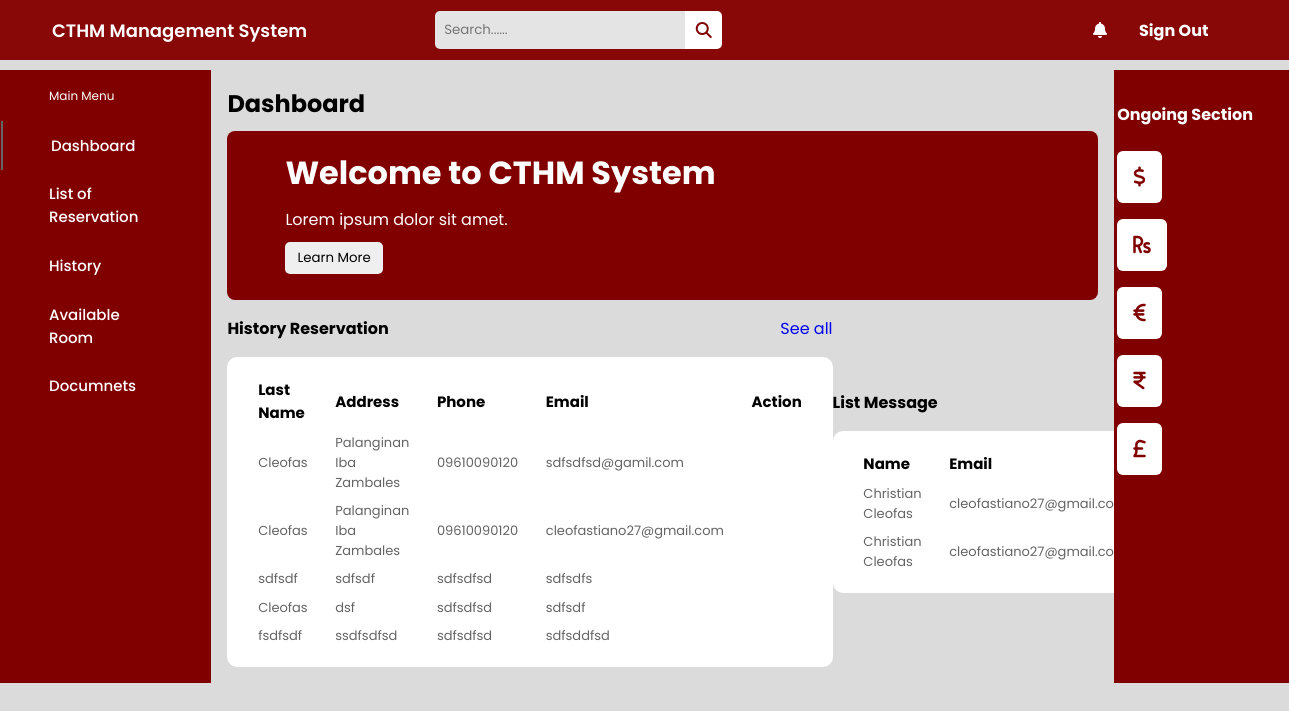
The app's page /Dashboard/dashboard/ with its own data.
### HomePage/models.py (models this page shows, shortened)
class Reservation(models.Model):
    fname = models.CharField(max_length=50)
    lname = models.CharField(max_length=50)
    address = models.CharField(max_length=70)
    city = models.CharField(max_length=70)
    province = models.CharField(max_length=70)
    postal = models.CharField(max_length=50)
    birthday = models.CharField(max_length=50)
    gender = models.CharField(max_length=50)
    email = models.CharField(max_length=50)
    phone = models.CharField(max_length=50)

class Contact(models.Model):
    name = models.CharField(max_length=50)
    email = models.CharField(max_length=50)
    message = models.TextField(max_length=100)

### Dashboard/views.py (the view)
# urls.py: path('dashboard/', views.dashboard, name='dashboard'),
def dashboard(request):
    return render(request, 'Dashboard/dashboard.html', {
        'reservation': Reservation.objects.all(),
        'contact': Contact.objects.all(),
    })

### Dashboard/templates/Dashboard/dashboard.html (shortened to what this page needs)
{% load static %}
<!DOCTYPE html>
<html lang="en">
<head>
  <link rel="stylesheet" href="{% static 'css/dashboards.css' %}">
  <link rel="stylesheet" href="https://cdnjs.cloudflare.com/ajax/libs/font-awesome/6.2.0/css/all.min.css" />
</head>
<body>
  <header class="header">
    <div class="logo">
      <a href="#">CTHM Management System</a>
      <div class="search_box">
        <input type="text" placeholder="Search......">
        <i class="fa-sharp fa-solid fa-magnifying-glass"></i>
      </div>
    </div>
    <div class="header-icons">
      <i class="fas fa-bell"></i>
      <div class="account">
        <h4>Sign Out</h4>
      </div>
    </div>
  </header>
  <div class="container">
    <nav style="background-color: maroon;">
      <div class="side_navbar" style="color: #ffff;">
        <span style="color: #fff;">Main Menu</span>
        <a style="color: #ffff;" href="#" class="active">Dashboard</a>
        <a style="color: #ffff;" href="#">List of Reservation</a>
        <a style="color: #ffff;" href="#">History</a>
        <a style="color: #ffff;" href="#">Available Room</a>
        <a style="color: #ffff;" href="#">Documnets</a>
      </div>
    </nav>
    <div class="main-body">
      <h2>Dashboard</h2>
      <div class="promo_card">
        <h1>Welcome to CTHM System</h1>
        <span>Lorem ipsum dolor sit amet.</span>
        <button>Learn More</button>
      </div>
      <div class="history_lists">
        <div class="list1">
              <div class="row">
                  <h4>History Reservation</h4>
                  <a href="#">See all</a>
            </div>
            <table>
                <thead>
                    <tr>
                        <th>Last Name</th>
                        <th>Address</th>
                        <th>Phone</th>
                        <th>Email</th>
                        <th>Action</th>
                    </tr>
                </thead>
            {% if reservation %}
            <tbody>
              {% for item in reservation %}
              <tr>
                <td>{{ item.lname }}</td>
                <td>{{ item.address }}</td>
                <td>{{ item.phone }}</td>
                <td>{{ item.email }}</td>
              </tr>
              {% endfor %}
            </tbody>
            {% endif %}
          </table>
    </div>
        <div class="list2">
          <div class="row">
            <h4>List Message</h4>
            <a href="#">See all</a>
          </div>
          <table>
            <thead>
              <tr>
                <th>Name</th>
                <th>Email</th>
                <th>Message</th>
              </tr>
            </thead>
            {% if contact %}
            <tbody>
            {% for item in contact %}
              <tr>
                <td>{{ item.name }}</td>
                <td>{{ item.email }}</td>
                <td>{{ item.message }}</td>
              </tr>
            {% endfor %}
            </tbody>
            {% endif %}
          </table>
        </div>
      </div>
    </div>
    <div class="sidebar">
      <h4>Ongoing Section</h4>
      <div class="balance">
        <i class="fas fa-dollar icon"></i>
      </div>
      <div class="balance">
        <i class="fa-solid fa-rupee-sign icon"></i>
      </div>
      <div class="balance">
        <i class="fas fa-euro icon"></i>
      </div>
      <div class="balance">
        <i class="fa-solid fa-indian-rupee-sign icon"></i>
      </div>
      <div class="balance">
        <i class="fa-solid fa-sterling-sign icon"></i>
      </div>
    </div>
  </div>
</body>
</html>

### static/css/dashboards.css (style rules this page uses)
* { margin: 0; padding: 0; border: none; outline: none; text-decoration: none; box-sizing: border-box; font-family: "Poppins", sans-serif; }
body { background: rgb(219, 219, 219); }
.header { display: flex; align-items: center; justify-content: space-between; height: 60px; padding: 20px; background: rgb(136, 7, 7); }
.header .logo > a { color: #fff; }
.logo { display: flex; align-items: center; }
.logo a { color: #000; font-size: 18px; font-weight: 600; margin: 2rem 8rem 2rem 2rem; }
.search_box { display: flex; align-items: center; }
.search_box input { padding: 9px; width: 250px; background: rgb(228, 228, 228); border-top-left-radius: 5px; border-bottom-left-radius: 5px; }
.search_box i { padding: 0.66rem; cursor: pointer; color: maroon; background: #fff; border-top-right-radius: 5px; border-bottom-right-radius: 5px; }
.header-icons h4 { color: #fff; }
.header-icons { display: flex; align-items: center; }
.header-icons i { margin-right: 2rem; cursor: pointer; color: #fff; }
.header-icons .account { width: 130px; display: flex; align-items: center; justify-content: space-between; }
.container { margin-top: 10px; display: flex; justify-content: space-between; }
nav { background-color: maroon; }
.side_navbar { padding: 1px; display: flex; flex-direction: column; }
.side_navbar span { color: #fff; margin: 1rem 3rem; font-size: 12px; }
.side_navbar a { width: 100%; padding: 0.8rem 3rem; font-weight: 500; font-size: 15px; color: rgb(100, 100, 100); }
.side_navbar .active { border-left: 2px solid rgb(100, 100, 100); }
.main-body { width: 70%; padding: 1rem; }
.promo_card { width: 100%; color: #fff; margin-top: 10px; border-radius: 8px; padding: 0.5rem 1rem 1rem 3rem; background: maroon; }
.promo_card h1, .promo_card span, button { margin: 10px; }
.promo_card button { display: block; padding: 6px 12px; border-radius: 5px; cursor: pointer; }
.history_lists { display: flex; align-items: center; justify-content: space-between; }
.row { display: flex; justify-content: space-between; align-items: center; margin: 1rem 0; }
table { background: #fff; padding: 1rem; text-align: left; border-radius: 10px; }
table td, th { padding: 0.2rem 0.8rem; }
table th { font-size: 15px; }
table td { font-size: 13px; color: rgb(100, 100, 100); }
.sidebar { width: 15%; padding: 2rem 0.22rem; background-color: maroon; }
.sidebar h4 { margin-bottom: 1.5rem; color: #ffffff; }
.sidebar .balance { display: flex; align-items: center; margin-bottom: 1rem; }
.balance .icon { color: maroon; font-size: 20px; border-radius: 6px; margin-right: 1rem; padding: 1rem; background: #ffffff; }

### records on screen
Reservation: lname "Cleofas", address "Palanginan Iba Zambales", phone "09610090120", email "sdfsdfsd@gamil.com"
Reservation: lname "Cleofas", address "Palanginan Iba Zambales", phone "09610090120", email "cleofastiano27@gmail.com"
Reservation: lname "sdfsdf", address "sdfsdf", phone "sdfsdfsd", email "sdfsdfs"
Reservation: lname "Cleofas", address "dsf", phone "sdfsdfsd", email "sdfsdf"
Reservation: lname "fsdfsdf", address "ssdfsdfsd", phone "sdfsdfsd", email "sdfsddfsd"
Contact: name "Christian Cleofas", email "cleofastiano27@gmail.com"
Contact: name "Christian Cleofas", email "cleofastiano27@gmail.com"
